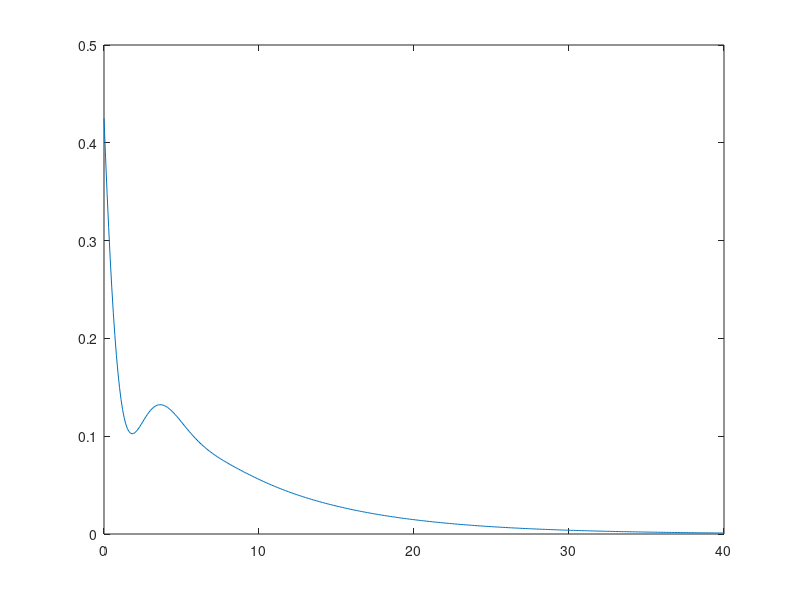

Write MATLAB code to recreate this figure.
A = [-0.313 56.7 0; -0.0139 -0.426 0; 0 56.7 0];
B = [0.232; 0.0203; 0];
C = [0 0 1];
D = [0];

p = 2;
K = lqr(A,B,p*C'*C,1);
N = -inv(C(1,:)*inv(A-B*K)*B);

sys = ss(A-B*K, B*N, C, D);

t = 0:0.1:40;
r =0.2;
initAlfa=0;
initQ=0;
initTheta=0;
[y,t,x]=lsim(sys,r*ones(size(t)),t,[initAlfa;initQ;initTheta]);
plot(t,y)

r =0.5;
[y,t,x]=lsim(sys,r*ones(size(t)),t,x(size(x,1),:));
plot(t,y)

plot(t,r*ones(size(t))*N-x*K')